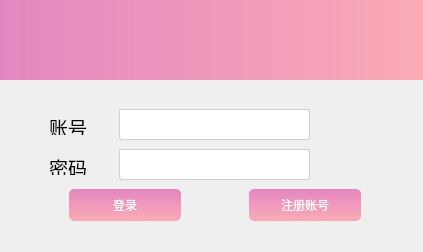
<?xml version="1.0" encoding="UTF-8"?>
<ui version="4.0">
 <class>loginwindow</class>
 <widget class="QWidget" name="loginwindow">
  <property name="geometry">
   <rect>
    <x>0</x>
    <y>0</y>
    <width>423</width>
    <height>252</height>
   </rect>
  </property>
  <property name="windowTitle">
   <string>Form</string>
  </property>
  <property name="styleSheet">
   <string notr="true"/>
  </property>
  <widget class="QWidget" name="verticalLayoutWidget">
   <property name="geometry">
    <rect>
     <x>-1</x>
     <y>-1</y>
     <width>501</width>
     <height>311</height>
    </rect>
   </property>
   <layout class="QVBoxLayout" name="verticalLayout">
    <item>
     <widget class="QFrame" name="frame">
      <property name="styleSheet">
       <string notr="true">
QLineEdit {
    border-width: 1px;
    border-style: solid;
	border-color:rgb(199, 199, 199);
	background-color:rgb(255, 255, 255);
}
QComboBox {
    border-width: 1px;
    border-style: solid;
    border-radius: 4px;
	border-color:rgb(199, 199, 199);
	background-color:rgb(255, 255, 255);
}
QFrame{
};
background-color:rgb(255, 255, 255);
border:1px solid rgba(227, 135, 193, 255);
background-color: rgb(255, 255, 255);
</string>
      </property>
      <property name="frameShape">
       <enum>QFrame::StyledPanel</enum>
      </property>
      <property name="frameShadow">
       <enum>QFrame::Raised</enum>
      </property>
      <widget class="QFrame" name="frame_2">
       <property name="geometry">
        <rect>
         <x>0</x>
         <y>0</y>
         <width>431</width>
         <height>81</height>
        </rect>
       </property>
       <property name="styleSheet">
        <string notr="true">background-color: qlineargradient(spread:pad, x1:0, y1:0, x2:1, y2:0, stop:0 rgba(227, 135, 193, 255), stop:1 rgba(251, 171, 182, 255));
border: 1px solid rgba(255 , 255 , 255, 0);</string>
       </property>
       <property name="frameShape">
        <enum>QFrame::StyledPanel</enum>
       </property>
       <property name="frameShadow">
        <enum>QFrame::Raised</enum>
       </property>
      </widget>
      <widget class="QFrame" name="frame_3">
       <property name="geometry">
        <rect>
         <x>30</x>
         <y>90</y>
         <width>371</width>
         <height>141</height>
        </rect>
       </property>
       <property name="styleSheet">
        <string notr="true">border:none;
background:none;</string>
       </property>
       <property name="frameShape">
        <enum>QFrame::StyledPanel</enum>
       </property>
       <property name="frameShadow">
        <enum>QFrame::Raised</enum>
       </property>
       <widget class="QLineEdit" name="pwdEdit">
        <property name="geometry">
         <rect>
          <x>90</x>
          <y>60</y>
          <width>191</width>
          <height>31</height>
         </rect>
        </property>
        <property name="styleSheet">
         <string notr="true">QLineEdit
{
    background:white;
    padding-left:5px ;
    padding-top:1px ;
    border-bottom-left-radius:3px;
    border-bottom-right-radius:3px;
    border: 1px solid rgb(209 , 209 , 209);
}
QLineEdit:hover
{
    padding-top:0px ;
    border: 1px solid rgb(255, 192, 207);
}</string>
        </property>
       </widget>
       <widget class="QPushButton" name="loginButton">
        <property name="geometry">
         <rect>
          <x>40</x>
          <y>100</y>
          <width>112</width>
          <height>32</height>
         </rect>
        </property>
        <property name="styleSheet">
         <string notr="true">QPushButton{
	background-color: qlineargradient(spread:pad, x1:0, y1:0, x2:0, y2:1, stop:0 rgba(227, 135, 193, 255), stop:1 rgba(251, 171, 182, 255));
color:rgb(255,255,255);
border-radius: 5px;
border:none;
}QPushButton::hover{
	background-color: qlineargradient(spread:pad, x1:0, y1:0, x2:0, y2:1, stop:1 rgba(227, 135, 193, 255), stop:0 rgba(251, 171, 182, 255));
}
QPushButton::pressed{
	background-color: qlineargradient(spread:pad, x1:0, y1:0, x2:0, y2:1, stop:0 rgba(227, 135, 193, 255), stop:1 rgba(251, 171, 182, 255));
}</string>
        </property>
        <property name="text">
         <string>登录</string>
        </property>
       </widget>
       <widget class="QPushButton" name="registButton">
        <property name="geometry">
         <rect>
          <x>220</x>
          <y>100</y>
          <width>112</width>
          <height>32</height>
         </rect>
        </property>
        <property name="styleSheet">
         <string notr="true">QPushButton{
	background-color: qlineargradient(spread:pad, x1:0, y1:0, x2:0, y2:1, stop:0 rgba(227, 135, 193, 255), stop:1 rgba(251, 171, 182, 255));
color:rgb(255,255,255);
border-radius: 5px;
border:none;
}QPushButton::hover{
	background-color: qlineargradient(spread:pad, x1:0, y1:0, x2:0, y2:1, stop:1 rgba(227, 135, 193, 255), stop:0 rgba(251, 171, 182, 255));
}
QPushButton::pressed{
	background-color: qlineargradient(spread:pad, x1:0, y1:0, x2:0, y2:1, stop:0 rgba(227, 135, 193, 255), stop:1 rgba(251, 171, 182, 255));
}</string>
        </property>
        <property name="text">
         <string>注册账号</string>
        </property>
       </widget>
       <widget class="QLabel" name="label">
        <property name="geometry">
         <rect>
          <x>20</x>
          <y>30</y>
          <width>58</width>
          <height>16</height>
         </rect>
        </property>
        <property name="font">
         <font>
          <pointsize>14</pointsize>
         </font>
        </property>
        <property name="styleSheet">
         <string notr="true">border-image:none;
bottom:10px;
border: none;</string>
        </property>
        <property name="text">
         <string>账号</string>
        </property>
       </widget>
       <widget class="QLabel" name="label_2">
        <property name="geometry">
         <rect>
          <x>20</x>
          <y>70</y>
          <width>58</width>
          <height>16</height>
         </rect>
        </property>
        <property name="font">
         <font>
          <pointsize>14</pointsize>
         </font>
        </property>
        <property name="styleSheet">
         <string notr="true">border-image:none;
bottom:10px;
border: none;</string>
        </property>
        <property name="text">
         <string>密码</string>
        </property>
       </widget>
       <widget class="QLineEdit" name="jidEdit">
        <property name="geometry">
         <rect>
          <x>90</x>
          <y>20</y>
          <width>191</width>
          <height>31</height>
         </rect>
        </property>
        <property name="styleSheet">
         <string notr="true">QLineEdit
{
    background:white;
    padding-left:5px ;
    padding-top:1px ;
    border-bottom-left-radius:3px;
    border-bottom-right-radius:3px;
    border: 1px solid rgb(209 , 209 , 209);
}
QLineEdit:hover
{
    padding-top:0px ;
    border: 1px solid rgb(255, 192, 207);
}</string>
        </property>
       </widget>
      </widget>
     </widget>
    </item>
   </layout>
  </widget>
 </widget>
 <resources/>
 <connections/>
</ui>
